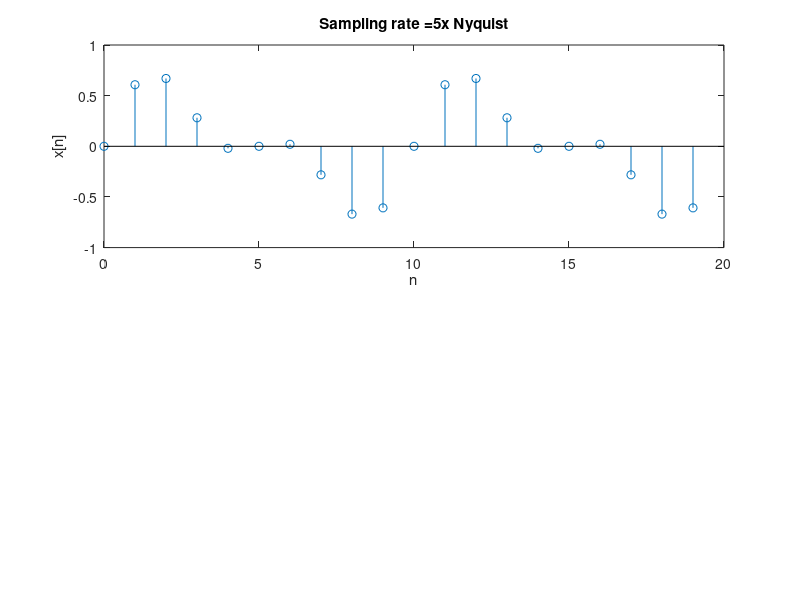

MATLAB code for this plot: (Note: this script raises an error after producing the figure.)
%Lucas Graham
%40249532
%Q2

period = input("Number of periods: ");
step = input("Step size of frequency interval: ");

w = [-period*pi:step:period*pi];
for i = 1:5
    sampling_rate = input("Input the sampling rate: ");
    N = floor(2*sampling_rate);
    n = 0 : (2*N - 1);
    x = 0.5*sin((2*pi/N)*n) + 0.33*sin((4*pi/N)*n);
    
    figure;
    subplot(2,1,1);
    stem(n, x);
    xlabel('n'); ylabel('x[n]'); title(['Sampling rate =', num2str(sampling_rate), 'x Nyquist']);
    ft = dtft(x, w);
    subplot(2,1,2);
    polar(w, abs(ft));
    xlabel('\omega'); ylabel('|X(j\omega)|'); title('Magnitude of DTFT ');
end

waitfor(gcf);
